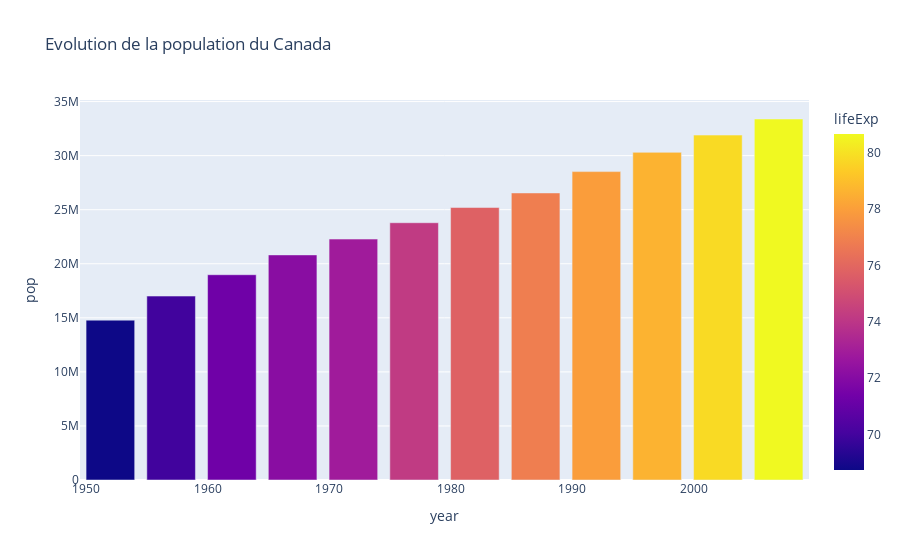

Source (notebook cell):
### Code cell
# autre argument du px.bar

fig = px.bar(data_canada,x= 'year',y = 'pop',hover_data = ['lifeExp','gdpPercap'],color = 'lifeExp', title = "Evolution de la population du Canada")
fig.show()

### Figure 1 — Plotly figure (JSON) as saved in the notebook; plotly's stock layout.template omitted (floating-point values rounded to 4 significant figures)
{"data": [{"alignmentgroup": "True", "customdata": [[68.75, 11370.0], [69.96, 12490.0], [71.3, 13460.0], [72.13, 16080.0], [72.88, 18970.0], [74.21, 22090.0], [75.76, 22900.0], [76.86, 26630.0], [77.95, 26340.0], [78.61, 28950.0], [79.77, 33330.0], [80.65, 36320.0]], "hovertemplate": "year=%{x}<br>pop=%{y}<br>lifeExp=%{marker.color}<br>gdpPercap=%{customdata[1]}<extra></extra>", "legendgroup": "", "marker": {"color": [68.75, 69.96, 71.3, 72.13, 72.88, 74.21, 75.76, 76.86, 77.95, 78.61, 79.77, 80.65], "coloraxis": "coloraxis", "pattern": {"shape": ""}}, "name": "", "offsetgroup": "", "orientation": "v", "showlegend": false, "textposition": "auto", "type": "bar", "x": [1952, 1957, 1962, 1967, 1972, 1977, 1982, 1987, 1992, 1997, 2002, 2007], "xaxis": "x", "y": [14785584, 17010154, 18985849, 20819767, 22284500, 23796400, 25201900, 26549700, 28523502, 30305843, 31902268, 33390141], "yaxis": "y"}], "layout": {"autosize": true, "barmode": "relative", "coloraxis": {"colorbar": {"title": {"text": "lifeExp"}}, "colorscale": [[0, "#0d0887"], [0.1111, "#46039f"], [0.2222, "#7201a8"], [0.3333, "#9c179e"], [0.4444, "#bd3786"], [0.5556, "#d8576b"], [0.6667, "#ed7953"], [0.7778, "#fb9f3a"], [0.8889, "#fdca26"], [1, "#f0f921"]]}, "legend": {"tracegroupgap": 0}, "title": {"text": "Evolution de la population du Canada"}, "xaxis": {"anchor": "y", "autorange": true, "domain": [0, 1], "range": [1950.0, 2010.0], "title": {"text": "year"}, "type": "linear"}, "yaxis": {"anchor": "x", "autorange": true, "domain": [0, 1], "range": [0, 35150000.0], "title": {"text": "pop"}, "type": "linear"}}}
